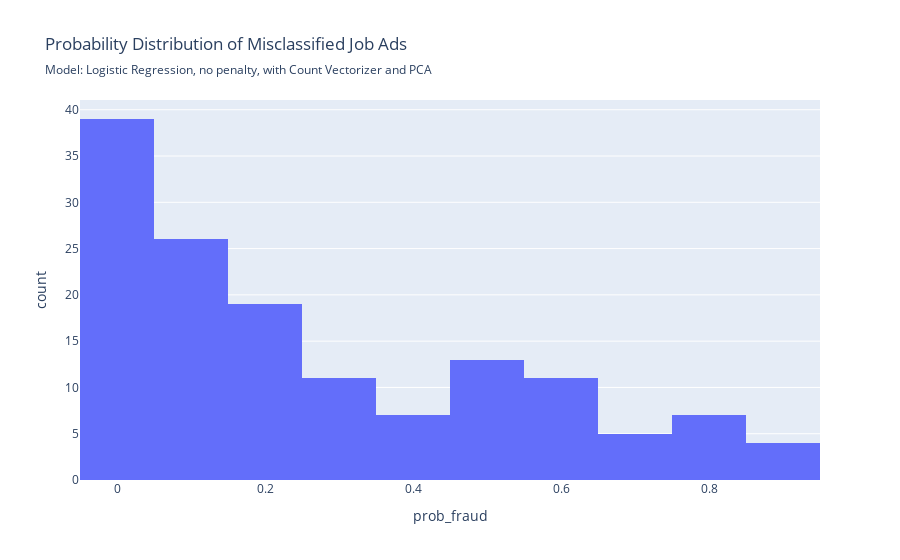

Here is the notebook cell this chart was saved with:
### Code cell
evaluate_model(model_log_pca_200, X_test, y_test, 
               fig_subtitle= 'Model: Logistic Regression, no penalty, with Count Vectorizer and PCA', 
               short_name='log', save_figs=True)

### Figure 1 — Plotly figure (JSON) as saved in the notebook; plotly's stock layout.template omitted (floating-point values rounded to 4 significant figures; data arrays with more than 128 entries replaced by an {"elided": "..."} marker saying what was removed)
{"data": [{"bingroup": "x", "hovertemplate": "prob_fraud=%{x}<br>count=%{y}<extra></extra>", "legendgroup": "", "marker": {"color": "#636efa", "pattern": {"shape": ""}}, "name": "", "orientation": "v", "showlegend": false, "type": "histogram", "x": {"elided": "142 float values"}, "xaxis": "x", "yaxis": "y"}], "layout": {"barmode": "relative", "legend": {"tracegroupgap": 0}, "title": {"subtitle": {"text": "Model: Logistic Regression, no penalty, with Count Vectorizer and PCA"}, "text": "Probability Distribution of Misclassified Job Ads"}, "xaxis": {"anchor": "y", "domain": [0, 1], "title": {"text": "prob_fraud"}}, "yaxis": {"anchor": "x", "domain": [0, 1], "title": {"text": "count"}}}}
